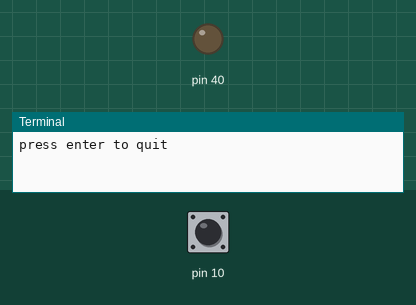
Bench run of a program on a simulated Raspberry Pi (header pin numbers). On the bench: output pins drawn as LEDs (lit = HIGH), the last lines printed to the terminal. Inputs (shaded band) come from the test bench; at power-on: pin 10 HIGH.

Above: at 1.2 s.
1.3 s: pin 10 pulled LOW for 0.15 s
2.9 s: pin 10 pulled LOW for 1 s
At 3.6 s:
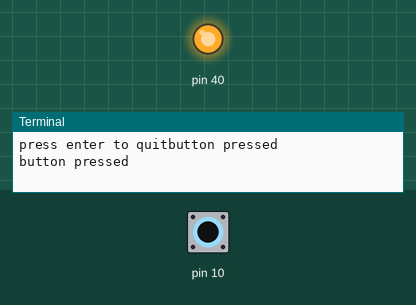
5.4 s: pin 10 pulled LOW for 3.2 s
At 6.7 s:
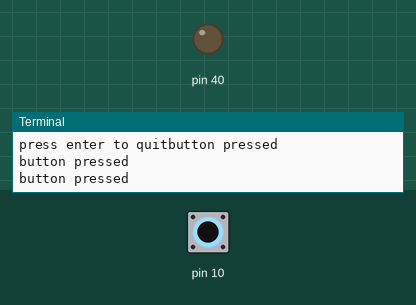
Timing chart, 0 to 8.4 s (numbered marks = the images above; inputs shaded):
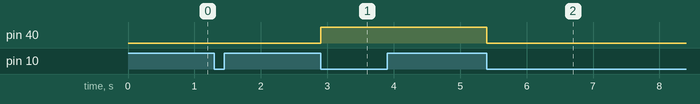

The program:

AS3_-_LED_interrupt.py
```python
import RPi.GPIO as GPIO
import time
led = 1
#6380145
GPIO.setwarnings(False)
GPIO.setmode(GPIO.BOARD)
GPIO.setup(10,GPIO.IN,pull_up_down=GPIO.PUD_UP)
GPIO.setup(40,GPIO.OUT)

def button_pressed_callback(Channel):
	print("button pressed")
	global led
	if led == 1:
		GPIO.output(40,GPIO.LOW)
		led = 0
	else:
		GPIO.output(40,GPIO.HIGH)
		led = 1

GPIO.add_event_detect(10,GPIO.FALLING,callback=button_pressed_callback,bouncetime=200)

try:
	message = input("press enter to quit")
	GPIO.cleanup()
except:
	print("END")
```

Measured:
- after the input at 2.9 s, pin 40: LOW → HIGH at once
- after the input at 5.4 s, pin 40: HIGH → LOW at once
